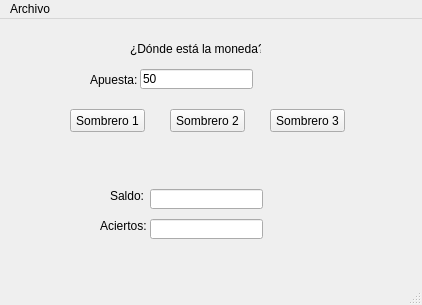
<?xml version="1.0" encoding="UTF-8"?>
<ui version="4.0">
 <class>MainWindow</class>
 <widget class="QMainWindow" name="MainWindow">
  <property name="geometry">
   <rect>
    <x>0</x>
    <y>0</y>
    <width>422</width>
    <height>305</height>
   </rect>
  </property>
  <property name="windowTitle">
   <string>MainWindow</string>
  </property>
  <widget class="QWidget" name="centralwidget">
   <widget class="QLabel" name="label">
    <property name="geometry">
     <rect>
      <x>130</x>
      <y>20</y>
      <width>131</width>
      <height>20</height>
     </rect>
    </property>
    <property name="text">
     <string>¿Dónde está la moneda?</string>
    </property>
   </widget>
   <widget class="QLabel" name="label_2">
    <property name="geometry">
     <rect>
      <x>90</x>
      <y>50</y>
      <width>51</width>
      <height>21</height>
     </rect>
    </property>
    <property name="text">
     <string>Apuesta:</string>
    </property>
   </widget>
   <widget class="QPushButton" name="btn1">
    <property name="geometry">
     <rect>
      <x>70</x>
      <y>90</y>
      <width>75</width>
      <height>23</height>
     </rect>
    </property>
    <property name="text">
     <string>Sombrero 1</string>
    </property>
   </widget>
   <widget class="QPushButton" name="btn2">
    <property name="geometry">
     <rect>
      <x>170</x>
      <y>90</y>
      <width>75</width>
      <height>23</height>
     </rect>
    </property>
    <property name="text">
     <string>Sombrero 2</string>
    </property>
   </widget>
   <widget class="QPushButton" name="btn3">
    <property name="geometry">
     <rect>
      <x>270</x>
      <y>90</y>
      <width>75</width>
      <height>23</height>
     </rect>
    </property>
    <property name="text">
     <string>Sombrero 3</string>
    </property>
    <property name="checkable">
     <bool>false</bool>
    </property>
    <property name="autoRepeat">
     <bool>false</bool>
    </property>
    <property name="default">
     <bool>false</bool>
    </property>
    <property name="flat">
     <bool>false</bool>
    </property>
   </widget>
   <widget class="QLabel" name="label_3">
    <property name="geometry">
     <rect>
      <x>110</x>
      <y>170</y>
      <width>46</width>
      <height>13</height>
     </rect>
    </property>
    <property name="text">
     <string>Saldo:</string>
    </property>
   </widget>
   <widget class="QLineEdit" name="textApuesta">
    <property name="geometry">
     <rect>
      <x>140</x>
      <y>50</y>
      <width>113</width>
      <height>20</height>
     </rect>
    </property>
    <property name="text">
     <string>50</string>
    </property>
   </widget>
   <widget class="QLineEdit" name="textSaldo">
    <property name="geometry">
     <rect>
      <x>150</x>
      <y>170</y>
      <width>113</width>
      <height>20</height>
     </rect>
    </property>
   </widget>
   <widget class="QLineEdit" name="textAciertos">
    <property name="geometry">
     <rect>
      <x>150</x>
      <y>200</y>
      <width>113</width>
      <height>20</height>
     </rect>
    </property>
   </widget>
   <widget class="QLabel" name="label_4">
    <property name="geometry">
     <rect>
      <x>100</x>
      <y>200</y>
      <width>46</width>
      <height>13</height>
     </rect>
    </property>
    <property name="text">
     <string>Aciertos:</string>
    </property>
   </widget>
   <widget class="QLabel" name="lblSalida">
    <property name="geometry">
     <rect>
      <x>80</x>
      <y>130</y>
      <width>251</width>
      <height>20</height>
     </rect>
    </property>
    <property name="text">
     <string/>
    </property>
   </widget>
  </widget>
  <widget class="QMenuBar" name="menubar">
   <property name="geometry">
    <rect>
     <x>0</x>
     <y>0</y>
     <width>422</width>
     <height>21</height>
    </rect>
   </property>
   <widget class="QMenu" name="menuArchivo">
    <property name="title">
     <string>Archivo</string>
    </property>
    <addaction name="actionSalir"/>
   </widget>
   <addaction name="menuArchivo"/>
  </widget>
  <widget class="QStatusBar" name="statusbar"/>
  <action name="actionSalir">
   <property name="text">
    <string>Salir</string>
   </property>
  </action>
 </widget>
 <resources/>
 <connections>
  <connection>
   <sender>actionSalir</sender>
   <signal>triggered()</signal>
   <receiver>MainWindow</receiver>
   <slot>close()</slot>
   <hints>
    <hint type="sourcelabel">
     <x>-1</x>
     <y>-1</y>
    </hint>
    <hint type="destinationlabel">
     <x>210</x>
     <y>118</y>
    </hint>
   </hints>
  </connection>
 </connections>
</ui>
